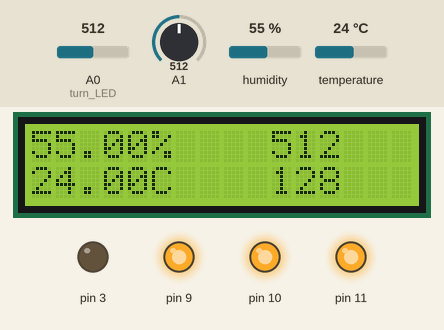
The sketch below on a simulated Arduino Uno, built with avr-gcc and run on an emulated ATmega328P. Shown: 16×2 character LCD, output pins drawn as LEDs (lit = HIGH). Dashed ring = blinking. The inputs (shaded band) are chosen by the test bench; at power-on: A1 = 512, A0 (turn_LED) = 512, humidity 55 %, temperature 24 °C.

Above: at 1.2 s.
1.3 s: A1 set to 690
At 3.2 s:
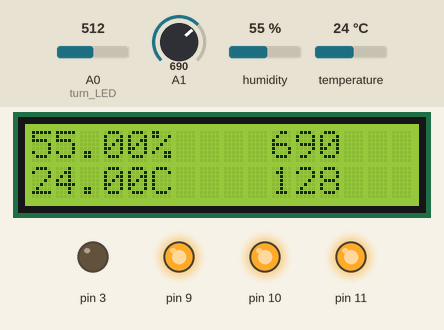
3.6 s: A1 set to 710
At 5.0 s:
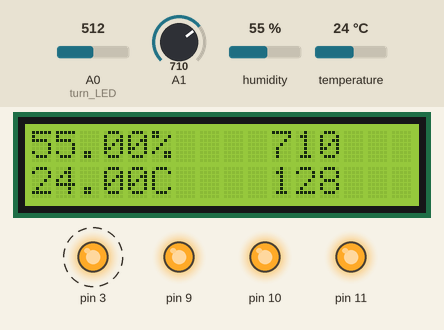
9.7 s: A0 (turn_LED) set to 251
At 11.1 s:
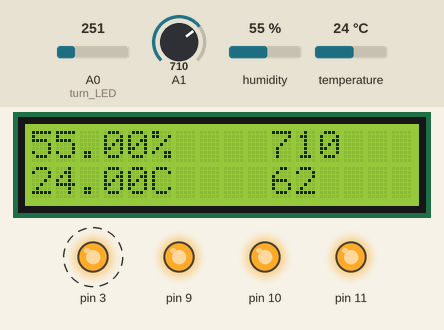
12.8 s: A0 (turn_LED) set to 228
At 15.2 s:
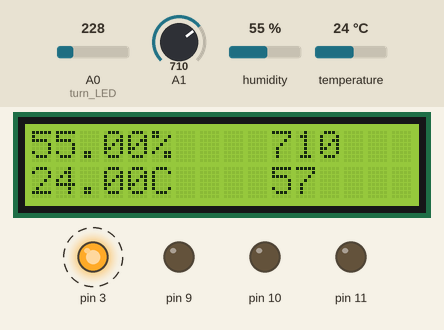
18.9 s: humidity set to 22 %
At 22.1 s:
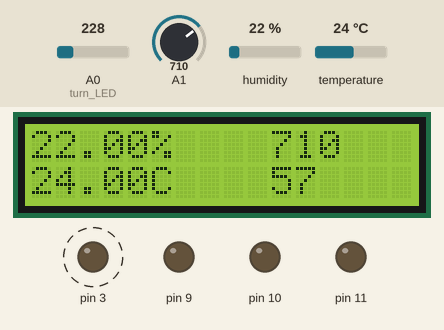
23.1 s: temperature set to 12 °C
At 25.4 s:
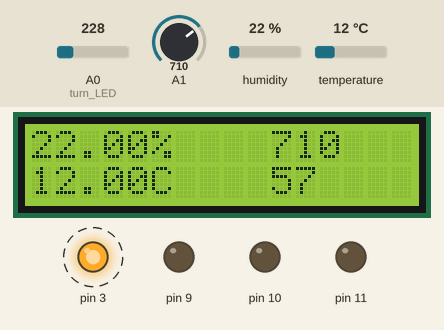
Timing chart, 0 to 28.2 s (numbered marks = the images above; inputs shaded):
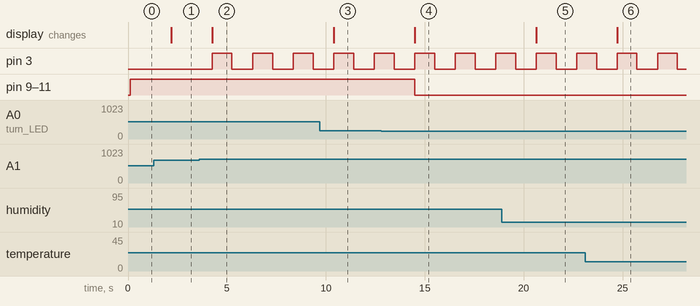

Measured:
- the behaviour switches between 699 and 700 on A1 (found by bisection; images 1 and 2)
- the behaviour switches between 240 and 239 on A0 (turn_LED) (found by bisection; images 3 and 4)
- after the input at 1.3 s, the display: changes after 0.88 s (image 1)
- after the input at 3.6 s, pin 3: alternates HIGH for 1.0 s and LOW for 1.0 s, starting after 0.66 s; the display: changes after 0.66 s (image 2)
- after the input at 9.7 s, the display: changes after 0.70 s (image 3)
- after the input at 12.8 s, pin 9–11: HIGH → LOW after 1.7 s; the display: changes after 1.7 s (image 4)
- after the input at 18.9 s, the display: changes after 1.7 s (image 5)
- after the input at 23.1 s, the display: changes after 1.6 s (image 6)

The sketch:

SMART_FARM.ino
```cpp
#include <LiquidCrystal_I2C.h>
#include <Wire.h>
#include <DHT.h>

DHT dht(6, DHT11);
LiquidCrystal_I2C lcd(0x27, 16, 2);

void setup() {
  lcd.init();
  lcd.backlight();
  dht.begin();
  pinMode(9,OUTPUT);
  pinMode(10,OUTPUT);
  pinMode(11,OUTPUT);
  pinMode(3, OUTPUT);
}

void loop() {
  lcd.clear();
  digitalWrite(3, LOW);
  lcd_print();
  turn_LED();
  water();
  delay(1000);
}

void water(){
  int soil_moisture = analogRead(A1);
  lcd.setCursor(10,0);
  lcd.print(soil_moisture);
  if(soil_moisture >= 700){
    digitalWrite(3, HIGH);
    delay(1000);
    digitalWrite(3, LOW);
  }
}

void lcd_print(){
  float Humidity = dht.readHumidity();
  float Temperature = dht.readTemperature();
  lcd.setCursor(0,0);
  lcd.print(Humidity);
  lcd.print("%");
  lcd.setCursor(0,1);
  lcd.print(Temperature);
  lcd.print("C");
}

void turn_LED(){
  int cdsValue = analogRead(A0) / 4;
  lcd.setCursor(10,1);
  lcd.print(cdsValue);
  if(cdsValue >= 60 && cdsValue != 0){
    digitalWrite(9, HIGH);
    digitalWrite(10, HIGH);
    digitalWrite(11, HIGH);
  }
  else{
    digitalWrite(9, LOW);
    digitalWrite(10, LOW);
    digitalWrite(11, LOW);
  }
}
```
